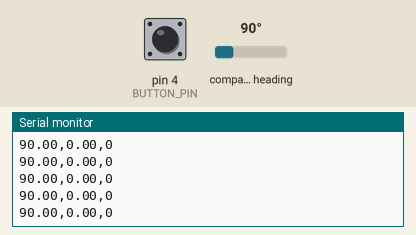
This sketch was run on a simulated Arduino Uno, built with avr-gcc and run on an emulated ATmega328P. On the bench: the last lines printed to the serial monitor. Wiring (inferred from the names in the program): AS5600 angle sensor at I2C address 0x36. The inputs (shaded band) are chosen by the test bench; at power-on: compass heading 90°, pin 4 (BUTTON_PIN) HIGH.

Above: at 1.7 s.
1.8 s: compass heading set to 7°
At 2.8 s:
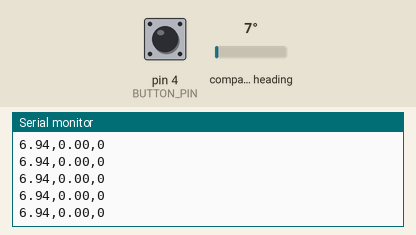
3.3 s: compass heading set to 180°
At 4.1 s:
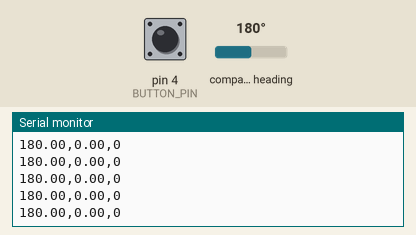
6.3 s: pin 4 (BUTTON_PIN) pulled LOW for 0.15 s
Timing chart, 0 to 9.3 s (numbered marks = the images above; inputs shaded):
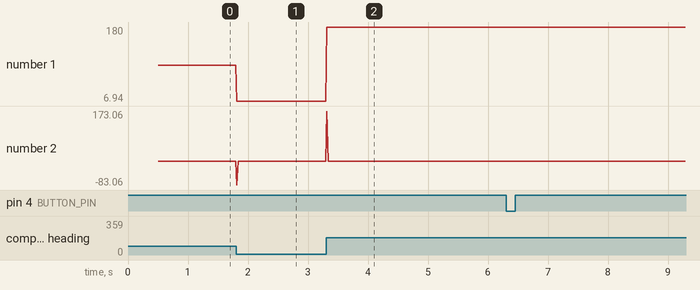

The sketch:

arduino_rotary2_links.ino
```cpp
#include <Wire.h>
#include <math.h>

#define AS5600_ADDR 0x36
#define ANGLE_REG 0x0E
#define BUTTON_PIN 4   // verander naar 2 als je knop op D2 zit

float prevAngle = 0;
bool initialized = false;
const float THRESHOLD = 2.0;

float readAngle() {
  Wire.beginTransmission(AS5600_ADDR);
  Wire.write(ANGLE_REG);

  if (Wire.endTransmission(false) != 0) {
    return -1;
  }

  if (Wire.requestFrom(AS5600_ADDR, 2) != 2) {
    return -1;
  }

  uint8_t highByte = Wire.read();
  uint8_t lowByte = Wire.read();

  uint16_t rawAngle = (highByte << 8) | lowByte;
  rawAngle &= 0x0FFF;

  return (rawAngle / 4096.0) * 360.0;
}

void setup() {
  Serial.begin(115200);
  Wire.begin();
  pinMode(BUTTON_PIN, INPUT_PULLUP);

  delay(500);

  float angle = readAngle();

  if (angle >= 0) {
    prevAngle = angle;
    initialized = true;
  } else {
    initialized = false;
  }
}

void loop() {
  if (!initialized) {
    Serial.println("ERROR");
    delay(500);

    float angle = readAngle();
    if (angle >= 0) {
      prevAngle = angle;
      initialized = true;
    }

    return;
  }

  float angle = readAngle();

  if (angle < 0) {
    Serial.println("ERROR");
    initialized = false;
    delay(200);
    return;
  }

  float diff = angle - prevAngle;

  if (diff > 180) diff -= 360;
  if (diff < -180) diff += 360;

  int button = digitalRead(BUTTON_PIN) == LOW ? 1 : 0;

  Serial.print(angle, 2);
  Serial.print(",");
  Serial.print(diff, 2);
  Serial.print(",");
  Serial.println(button);

  if (fabs(diff) > THRESHOLD) {
    prevAngle = angle;
  }

  delay(20);
}
```

Measured:
- after the input at 1.8 s, the serial monitor: prints a new line at once (image 1)
- after the input at 3.3 s, the serial monitor: prints a new line at once (image 2)
- plotted number 1: 90 → 6.94 after the input at 1.8 s, 6.94 → 180 after the input at 3.3 s
